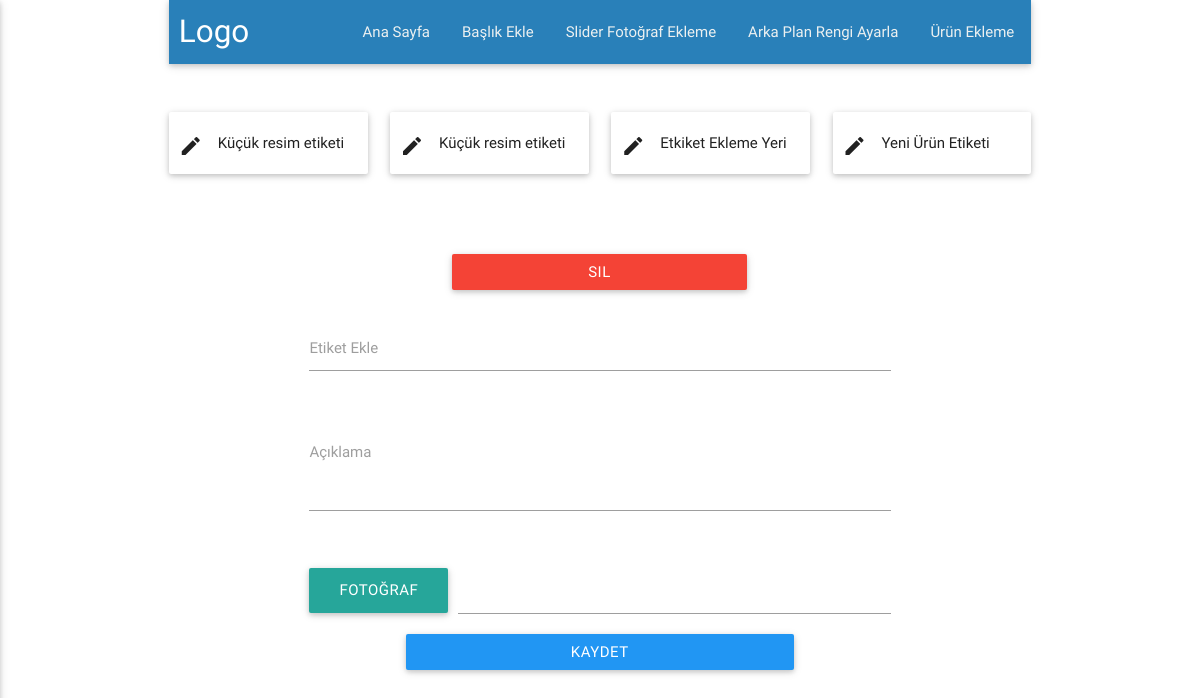
Page /urun_ekle.php on the committed database.
### tables this page shows
CREATE TABLE `header_color` (
  `id` int(11) NOT NULL,
  `background` varchar(256) NOT NULL,
  `label` varchar(256) NOT NULL,
  `list_back` varchar(256) NOT NULL,
  `hover` varchar(256) NOT NULL
);

CREATE TABLE `basliklar` (
  `id` int(11) NOT NULL,
  `link` varchar(256) NOT NULL,
  `label` varchar(256) NOT NULL,
  `sira` int(20) NOT NULL
);

CREATE TABLE `urunler` (
  `id` int(11) NOT NULL,
  `etiket` varchar(256) NOT NULL,
  `aciklama` text NOT NULL,
  `resim` varchar(256) NOT NULL
);

### urun_ekle.php (the view, shortened to what this page needs)
<?php
include 'dbconnect.php';
include 'importer.php';
$sql_urunler = "SELECT * FROM `urunler`";
$urunler = $conn->query($sql_urunler);
?>
<!DOCTYPE html>
<html>
<head>
</head>
<body>
<div class="container" ng-app="urunlerApp" ng-controller="controllerUrunler">
    <div class="row">
        <?php include 'header.php'; ?>
        <form enctype="multipart/form-data" action="urun_ekle.php" method="post" style="margin-top: 70px">
                <div class="row" >
                    <?php
                    while ($urun = mysqli_fetch_assoc($urunler)) {
                        echo '
                       <div class="col m4 l3 s6" style="margin-bottom: 25px">
                            <div  style="margin-left: 10px;margin-bottom: -30px"  ng-click="editurunlerbttn(' . $urun["id"] . ',\'' . $urun["etiket"] . '\')"  ><i class="material-icons left hoverable" style="cursor:pointer">mode_edit</i></div>
                            <input type="checkbox" value="' . $urun["id"] . '" ng-checked="urunler.indexOf(' . $urun["id"] . ')>-1" name="urunler[]" >
                            <div class="hoverable card-panel" style="cursor:pointer" ng-click="urun_sil(' . $urun["id"] . ')" ng-style="urunler.indexOf(' . $urun["id"] . ')>-1 ? {\'background-color\':\'#eeff41\',\'transition\':\'0.8s\'} : {\'transition\':\'0.8s\',opacity:1,border:none}">
                            ' . $urun["etiket"] . '
                            </div>
                        </div>
                   ';
                    }
                    ?>
                </div>
            <div class="row">
            <button type="submit" name="submit" value="sil" style="margin-top: 20px"
                   class="btn waves-effect waves-light red push-m4 col m4 push-s4 push-l4 s4 l4">Sil</button>
            </div>
        </form>
        <div class="container" style="margin-top:10px">
            <div ng-if="!edit_urun_open" class="anim m12 s12 l12 col">
                <form enctype="multipart/form-data" action="urun_ekle.php" method="post">
                        <div class="input-field"><label class="active" for="etiket_kaydet">Etiket Ekle</label><input id="etiket_kaydet" type="text" name="etiket" class="validate"></div><br>
                            <div class="input-field"><label class="active" for="acikama_kaydet">Açıklama</label><textarea id="acikama_kaydet" name="aciklama" class="validate materialize-textarea"></textarea></div><br>
                        <div class="input-field file-field"><div class="btn">Fotoğraf</div><input class="validate" type="file" name="resim"><div class="file-path-wrapper"><input class="file-path validate" type="text"></div></div></<br>
                        <button type="submit" name="submit" value="kaydet" class="btn waves-effect waves-light blue push-m2 col m8 push-s2 push-l2 s8 l8" >Kaydet</button>
                </form>
            </div>
        </div>
    </div>
    </div>
</body>
</html>

### importer.php
<?php
echo '
<link rel="stylesheet" type="text/css" href="style/css/custom.css">
<script src="js/angular.js"></script>
<script src="js/angular-animate.js"></script>
  <link href="http://fonts.googleapis.com/icon?family=Material+Icons" rel="stylesheet">
    <link type="text/css" rel="stylesheet" href="css/materialize.min.css"  media="screen,projection"/>
    <meta name="viewport" content="width=device-width, initial-scale=1.0"/>
    <script type="text/javascript" src="js/jquery.js"></script>
    <script type="text/javascript" src="js/materialize.min.js"></script>
    <script type="text/javascript" src="js/jssor.slider-21.1.5.min.js"></script>
<script>
    $( document ).ready(function(){
        $(".button-collapse").sideNav();
        $(\'.carousel.carousel-slider\').carousel({full_width: false,indicators:true});
        $(\'.parallax\').parallax();
    });
</script>
';
 ?>

### header.php (shortened to what this page needs)
<?php
include 'dbconnect.php';
$sql2="SELECT * FROM header_color ";
$sonuc=$conn->query($sql2);
$basliklar=array();
$renkler=array();
while($renk = mysqli_fetch_assoc($sonuc)) {
    $renkler[]=$renk;
}
foreach($renkler as $renk) {
    echo '<div id="header" >
    <nav class="navbar-fixed" ng-style="header" style="background-color: '.$renk["background"].';transition:0.8s ">
    <div class="nav-wrapper">
        <a href="#!" class="brand-logo" style="margin-left: 10px">Logo</a>
        <a href="#" data-activates="mobile-demo" class="button-collapse"><i class="material-icons">menu</i></a>
<ul class="right hide-on-med-and-down">
';
    $sql = "SELECT * FROM `basliklar` ORDER BY sira";
    $result = $conn->query($sql);
    while ($row = mysqli_fetch_assoc($result)) {
        $basliklar[]=$row;
    }
    foreach ($basliklar as $row) {
        echo '<li style="margin-right:2px;margin-bottom:2px;" ><a class="tab" ng-mouseenter="hover=true" ng-mouseleave="hover=false" ng-style="baslik_renk" style="color:'.$renk["label"].';transition:0.8s;background-color:'.$renk["list_back"].';"  href=' . $row['link'] . ' >' . $row['label'] . '</a></li>';
    }
    echo '</ul>';
    echo'
      </div>
  </nav>
  </div>
 <style>
          .tab:hover{
          background-color: '.$renk["hover"].' !important;
            }
          }
        </style>
         <script>
 $(document).on(\'click\', \'a\', function(event){
    $(\'html, body\').animate({
        scrollTop: $( $.attr(this, \'href\') ).offset().top
    }, 500);
    return false;
});
       </script>
';
}
?>

### rows in the picture
basliklar: label "Ana Sayfa"
basliklar: label "Başlık Ekle"
basliklar: label "Slider Fotoğraf Ekleme"
basliklar: label "Arka Plan Rengi Ayarla"
basliklar: label "Ürün Ekleme"
urunler: etiket "Küçük resim etiketi"
urunler: etiket "Küçük resim etiketi"
urunler: etiket "Etkiket Ekleme Yeri"
urunler: etiket "Yeni Ürün Etiketi"
